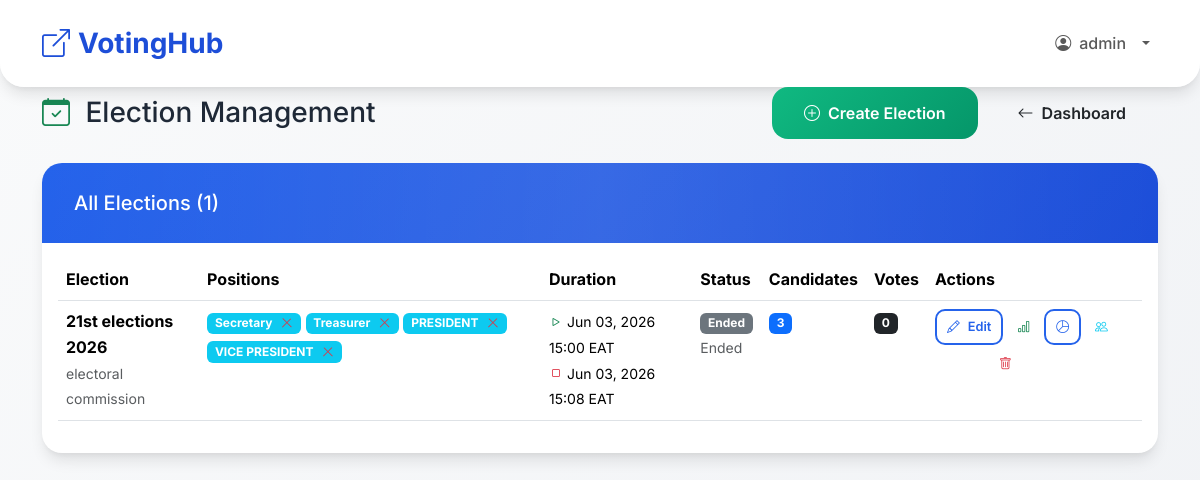
Screenshot of /polls/admin/elections/ (signed in) with the database file from the repository.
### polls/models.py (models this page shows, shortened)
class PoliceUser(AbstractUser):
    force_number = models.CharField(
        max_length=50,
        unique=True,
        help_text="Force Number"
    )
    rank = models.CharField(
        max_length=50,
        choices=[
            ('PC', 'PC'),
            ('CPL', 'CPL'),
            ('SGT', 'SGT'),
            ('S/SGT', 'S/SGT'),
            ('HCM', 'HCM'),
            ('AIP', 'AIP'),
            ('IP', 'IP'),
            ('ASP', 'ASP'),
            ('SP', 'SP'),
            ('SSP', 'SSP'),
            ('ACP', 'ACP'),
            ('CP', 'CP'),
        ]
    )
    station = models.CharField(max_length=100)
    phone = models.CharField(max_length=15, blank=True)
    otp_code = models.CharField(max_length=6, blank=True, null=True)
    otp_expiry = models.DateTimeField(blank=True, null=True)
    is_active_voter = models.BooleanField(default=False)
    role = models.CharField(
        max_length=20,
        choices=[
            ('SUPER_ADMIN', 'Super Admin'),
            ('ADMIN', 'Election Admin'),
            ('VOTER', 'Voter'),
        ],
        default='VOTER'
    )
    must_change_password = models.BooleanField(default=True)

class Election(models.Model):
    title = models.CharField(max_length=200)
    description = models.TextField(blank=True)
    positions = models.ManyToManyField(Position, through='ElectionPosition', related_name='elections')
    start_time = models.DateTimeField()
    end_time = models.DateTimeField()
    eligible_ranks = models.CharField(max_length=500, blank=True, help_text="Comma-separated ranks")
    eligible_stations = models.CharField(max_length=500, blank=True, help_text="Comma-separated stations")
    created_by = models.ForeignKey(PoliceUser, on_delete=models.CASCADE, related_name='created_elections')
    logo = models.ImageField(upload_to='election_logos/', blank=True, null=True)
    @property
    def status(self):
        now = timezone.now()
        if now < self.start_time:
            return 'UPCOMING'
        elif now > self.end_time:
            return 'ENDED'
        else:
            return 'ACTIVE'
    @property
    def time_remaining(self):
        now = timezone.now()
        if now < self.start_time:
            delta = self.start_time - now
            prefix = "Starts in"
        elif now <= self.end_time:
            delta = self.end_time - now
            prefix = "Closes in"
        else:
            return "Ended"
    class Meta:
        ordering = ['-start_time']

class Position(models.Model):
    name = models.CharField(max_length=100, unique=True)

### polls/views_admin.py (the view)
# urls.py: path('admin/elections/', views_admin.admin_elections, name='admin_elections'),
@login_required
@user_passes_test(is_admin)
def admin_elections(request):
    elections = Election.objects.all().prefetch_related('positions').order_by('-start_time')
    return render(request, 'polls/admin_elections.html', {
        'elections': elections,
        'now': timezone.now(),
        'positions': Position.objects.all(),
        'is_superadmin': request.user.role == 'SUPER_ADMIN'
    })

### polls/views_admin.py (called while the page is built)
def is_admin(user):
    return user.role in ['SUPER_ADMIN', 'ADMIN']

### templates/polls/admin_elections.html (shortened to what this page needs)
{% extends 'base.html' %}
{% block content %}
<div class="row justify-content-center">
    <div class="col-lg-12">
        <div class="d-flex flex-column flex-md-row justify-content-between align-items-start align-items-md-center mb-4 gap-3">
            <h1 class="h3 mb-0">
                <i class="bi bi-calendar-check me-2 text-success"></i>
                Election Management
            </h1>
            <div class="d-flex flex-wrap gap-2 w-100 w-md-auto">
                {% if is_superadmin %}
                <a href="{% url 'polls:create_election' %}" class="btn btn-success">
                    <i class="bi bi-plus-circle"></i> Create Election
                </a>
                {% endif %}
<a href="{% url 'polls:admin_dashboard' %}" class="btn btn-back-dashboard">
                    <i class="bi bi-arrow-left"></i> Dashboard
                </a>
            </div>
        </div>
        <div class="card">
            <div class="card-header">
                <h5 class="mb-0">All Elections ({{ elections.count }})</h5>
            </div>
            <div class="card-body">
                {% if elections %}
                    <div class="d-none d-md-block table-responsive">
                        <table class="table table-hover">
                            <thead>
                                <tr>
                                    <th>Election</th>
                                    <th>Positions</th>
                                    <th>Duration</th>
                                    <th>Status</th>
                                    <th>Candidates</th>
                                    <th>Votes</th>
                                    <th>Actions</th>
                                </tr>
                            </thead>
                            <tbody>
                                {% for election in elections %}
                                <tr>
                                    <td>
                                        <strong>{{ election.title }}</strong>
                                        {% if election.description %}
                                            <br><small class="text-muted">{{ election.description|truncatewords:8 }}</small>
                                        {% endif %}
                                    </td>
                                    <td>
{% for pos in election.positions.all %}
                                            <span class="badge bg-info mb-1 d-inline-flex align-items-center">
                                                {{ pos.name }}
                                                {% if is_superadmin %}
                                                    <form method="post" action="{% url 'polls:delete_election_position' election.id pos.id %}" style="display:inline;" class="ms-1" onsubmit="return confirm('Remove {{ pos.name }} from {{ election.title }}?')">
                                                        <button type="submit" class="btn btn-sm btn-outline-danger ms-1 border-0 bg-transparent p-0" style="line-height:1;" title="Remove position">
                                                            <i class="bi bi-x-lg"></i>
                                                        </button>
                                                    </form>
                                                {% endif %}
                                            </span>
                                        {% endfor %}
                                    </td>
                                    <td>
                                        <small>
                                            <i class="bi bi-play text-success"></i> {{ election.start_time|date:"M d, Y H:i" }} EAT
                                            <br>
                                            <i class="bi bi-stop text-danger"></i> {{ election.end_time|date:"M d, Y H:i" }} EAT
                                        </small>
                                    </td>
                                    <td>
                                        {% if election.status == 'ACTIVE' %}
                                            <span class="badge bg-success">Active</span>
                                        {% elif election.status == 'UPCOMING' %}
                                            <span class="badge bg-warning">Upcoming</span>
                                        {% else %}
                                            <span class="badge bg-secondary">Ended</span>
                                        {% endif %}
                                        <br>
                                        <small class="text-muted">{{ election.time_remaining }}</small>
                                    </td>
                                    <td><span class="badge bg-primary">{{ election.candidates.count }}</span></td>
                                    <td><span class="badge bg-dark">{{ election.vote_set.count }}</span></td>
                                    <td>
                                        <div class="d-flex flex-wrap gap-1">
                                            {% if is_superadmin %}
                                            <a href="{% url 'polls:edit_election' election.id %}" class="btn btn-sm btn-outline-primary" title="Edit">
                                                <i class="bi bi-pencil"></i> Edit
                                            </a>
                                            {% endif %}
                                            <div class="d-flex flex-column flex-sm-row gap-1">
                                                <a href="{% url 'polls:results' election.id %}" class="btn btn-sm btn-outline-success" title="View Results">
                                                    <i class="bi bi-bar-chart"></i>
                                                </a>
                                                <a href="{% url 'polls:election_statistics' election.id %}" class="btn btn-sm btn-outline-primary" title="Statistics Pie Chart">
                                                    <i class="bi bi-pie-chart"></i>
                                                </a>
                                            </div>
                                            <a href="{% url 'polls:admin_election_voters' election.id %}" class="btn btn-sm btn-outline-info" title="Manage Voters">
                                                <i class="bi bi-people"></i>
                                            </a>
                                            <div class="dropdown">
                                    <button type="button" class="btn btn-sm btn-outline-dark dropdown-toggle text-white" data-bs-toggle="dropdown" aria-expanded="false">
                                        <i class="bi bi-download"></i>
                                    </button>
                                            </div>
                                            {% if is_superadmin %}
                                            <form method="post" action="{% url 'polls:delete_election' election.id %}" style="display:inline;" onsubmit="return confirm('Delete {{ election.title }}? This will also remove all associated candidates and votes.')">
                                                <button type="submit" class="btn btn-sm btn-outline-danger" title="Delete">
                                                    <i class="bi bi-trash"></i>
                                                </button>
                                            </form>
                                            {% endif %}
                                        </div>
                                    </td>
                                </tr>
                                {% endfor %}
                            </tbody>
                        </table>
                    </div>
                {% endif %}
            </div>
        </div>
    </div>
</div>
{% endblock %}

### templates/base.html (shortened to what this page needs)
<!DOCTYPE html>
<html lang="en">
<head>
    <link href="https://cdn.jsdelivr.net/npm/bootstrap@5.3.3/dist/css/bootstrap.min.css" rel="stylesheet">
    {% load static %}
    <link href="https://cdn.jsdelivr.net/npm/bootstrap-icons@1.11.3/font/bootstrap-icons.css" rel="stylesheet">
    <link rel="stylesheet" href="{% static 'polls/css/modern.css' %}">
</head>
<body class="{% block body_class %}{% endblock %}">
    <nav class="navbar navbar-expand-lg py-3">
        <div class="container">
            <a class="navbar-brand fw-bold" href="{% url 'polls:dashboard' %}">
                <i class="bi bi-box-arrow-up-right me-2"></i>VotingHub
            </a>
            <div class="collapse navbar-collapse" id="navbarNav">
                <ul class="navbar-nav ms-auto align-items-lg-center">
                    {% if user.is_authenticated %}
                        <li class="nav-item dropdown">
                            <a class="nav-link dropdown-toggle d-flex align-items-center gap-2" href="#" role="button" data-bs-toggle="dropdown" aria-expanded="false">
                                <i class="bi bi-person-circle"></i> <span>{{ user.username }}</span>
                            </a>
                        </li>
                    {% else %}
                        <li class="nav-item">
                            <a class="nav-link" href="{% url 'polls:login' %}"><i class="bi bi-box-arrow-in-right me-1"></i> Login</a>
                        </li>
                    {% endif %}
                </ul>
            </div>
        </div>
    </nav>
    <div class="container">
        {% block content %}
        {% endblock %}
    </div>
</body>
</html>

### static/polls/css/modern.css (style rules this page uses)
:root { --primary: #2563eb; --primary-dark: #1d4ed8; --success: #10b981; --success-dark: #059669; --danger: #ef4444; --warning: #f59e0b; --dark: #1f2937; --light: #f9fafb; --border: #e5e7eb; --shadow: 0 10px 15px -3px rgba(0,0,0,0.1), 0 4px 6px -2px rgba(0,0,0,0.05); --shadow-lg: 0 25px 50px -12px rgba(0,0,0,0.25); }
* { margin: 0; padding: 0; box-sizing: border-box; }
body { font-family: 'Inter', -apple-system, BlinkMacSystemFont, sans-serif; line-height: 1.6; color: var(--dark); background: linear-gradient(135deg, var(--light) 0%, #f0f2f5 100%); min-height: 100vh; }
.navbar { background: rgba(255, 255, 255, 0.98); backdrop-filter: blur(20px); box-shadow: var(--shadow); border-radius: 0 0 24px 24px; padding: 1rem 0; }
.navbar-brand { font-weight: 800; font-size: 1.75rem; color: var(--primary-dark) !important; }
.card { background: white; border-radius: 20px; box-shadow: var(--shadow); border: none; overflow: hidden; transition: all 0.3s cubic-bezier(0.4, 0, 0.2, 1); }
.card-header { background: linear-gradient(135deg, var(--primary) 0%, var(--primary-dark) 100%); color: white; padding: 1.75rem 2rem; border: none; position: relative; overflow: hidden; }
.card-header::before { content: ''; position: absolute; top: 0; left: 0; right: 0; bottom: 0; background: linear-gradient(90deg, transparent 0%, rgba(255,255,255,0.1) 50%, transparent 100%); animation: shimmer 2s infinite; }
.btn { border-radius: 16px; padding: 0.875rem 2rem; font-weight: 600; border: none; transition: all 0.3s cubic-bezier(0.4, 0, 0.2, 1); text-decoration: none; display: inline-flex; align-items: center; gap: 0.5rem; position: relative; overflow: hidden; }
.btn::before { content: ''; position: absolute; top: 0; left: -100%; width: 100%; height: 100%; background: linear-gradient(90deg, transparent, rgba(255,255,255,0.3), transparent); transition: left 0.5s; }
.btn-success { background: linear-gradient(135deg, var(--success) 0%, var(--success-dark) 100%); color: white; }
.btn-outline-primary { color: var(--primary); border: 2px solid var(--primary); background: transparent; }
.table .btn-sm { padding: 0.375rem 0.625rem; font-size: 0.8rem; border-radius: 10px; }
.navbar-nav .nav-link { white-space: nowrap; font-weight: 500; }
.navbar-nav .dropdown-toggle::after { vertical-align: middle; margin-left: 0.5rem; }
.card { animation: fadeInUp 0.6s ease forwards; }
@media (min-width: 768px) { .w-md-auto { width: auto !important; } }

### rows the page displays
PoliceUser: username "admin"
Election: title "21st elections 2026", description "electoral commission", start_time "Jun 03, 2026 15:00", end_time "Jun 03, 2026 15:08", shows "Ended", time_remaining "Ended", candidates.count "3", vote_set.count "0"
Position: name "Secretary"
Position: name "Treasurer"
Position: name "PRESIDENT"
Position: name "VICE PRESIDENT"

### other values shown
{{ elections.count }} "1"
